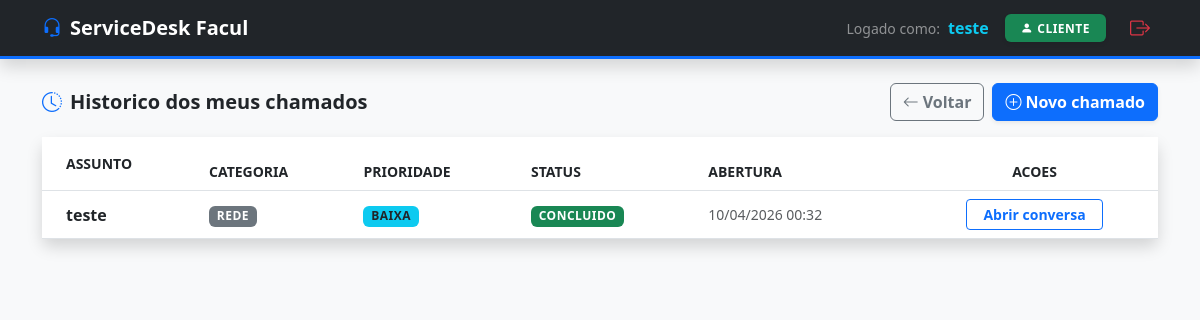
/meus-chamados/ (signed in), run on the app's committed database.
### chamados/models.py (models this page shows, shortened)
class Chamado(models.Model):
    STATUS_CHOICES = [
        ("aberto", "Aberto"),
        ("andamento", "Em andamento"),
        ("concluido", "Concluido"),
    ]
    PRIORIDADE_CHOICES = [
        ("baixa", "Baixa"),
        ("media", "Media"),
        ("alta", "Alta"),
    ]
    CATEGORIA_CHOICES = [
        ("hardware", "Hardware"),
        ("software", "Software"),
        ("rede", "Rede"),
        ("acesso", "Acesso"),
        ("outros", "Outros"),
    ]
    titulo = models.CharField(max_length=100)
    descricao = models.TextField()
    categoria = models.CharField(
        max_length=20, choices=CATEGORIA_CHOICES, default="outros"
    )
    usuario = models.ForeignKey(User, on_delete=models.CASCADE)
    status = models.CharField(max_length=20, choices=STATUS_CHOICES, default="aberto")
    prioridade = models.CharField(max_length=20, choices=PRIORIDADE_CHOICES)
    data_criacao = models.DateTimeField(auto_now_add=True)
    class Meta:
        ordering = ["-data_criacao"]

### chamados/views.py (the view)
@login_required
def historico_chamados_cliente(request):
    if request.user.is_staff or request.user.is_superuser:
        messages.info(
            request,
            "O historico individual e destinado ao perfil cliente.",
        )
        return redirect("lista_chamados")
    chamados = Chamado.objects.filter(usuario=request.user)
    return render(
        request,
        "chamados/meus_chamados/index.html",
        {"chamados": chamados},
    )

### chamados/templates/chamados/meus_chamados/index.html (shortened to what this page needs)
{% load static %}
<!DOCTYPE html>
<html lang="pt-br">
<head>
    <link href="https://cdn.jsdelivr.net/npm/bootstrap@5.3.0/dist/css/bootstrap.min.css" rel="stylesheet">
    <link rel="stylesheet" href="https://cdn.jsdelivr.net/npm/bootstrap-icons@1.11.1/font/bootstrap-icons.css">
</head>
<body class="bg-light">
    <nav class="navbar navbar-dark bg-dark mb-4 shadow">
        <div class="container">
            <a class="navbar-brand fw-bold" href="{% url 'lista_chamados' %}">
                <i class="bi bi-headset me-2 text-primary"></i>ServiceDesk Facul
            </a>
            <div class="text-white d-flex align-items-center">
                <span class="me-2 small text-white-50">Logado como:</span>
                <span class="fw-bold me-3 text-info">{{ user.username }}</span>
                <span class="badge bg-success shadow-sm px-3 py-2">
                    <i class="bi bi-person-fill me-1"></i>CLIENTE
                </span>
                <a href="{% url 'logout_usuario' %}" class="ms-3 btn btn-sm btn-outline-danger border-0 fw-bold">
                    <i class="bi bi-box-arrow-right fs-5"></i>
                </a>
            </div>
        </div>
    </nav>
    <div
        id="caixa-notificacoes"
        class="position-fixed top-0 end-0 p-3"
        style="z-index: 1080; width: min(92vw, 380px);"
    ></div>
    <main class="container">
        <div class="d-flex justify-content-between align-items-center mb-3">
            <h5 class="mb-0 fw-bold text-dark">
                <i class="bi bi-clock-history me-2 text-primary"></i>Historico dos meus chamados
            </h5>
            <div class="d-flex gap-2">
                <a href="{% url 'lista_chamados' %}" class="btn btn-outline-secondary fw-bold">
                    <i class="bi bi-arrow-left me-1"></i>Voltar
                </a>
                <a href="{% url 'criar_chamado' %}" class="btn btn-primary fw-bold shadow-sm">
                    <i class="bi bi-plus-circle me-1"></i>Novo chamado
                </a>
            </div>
        </div>
        <div class="card shadow border-0 rounded-3">
            <div class="card-body p-0">
                <div class="table-responsive">
                    <table class="table table-hover align-middle mb-0">
                        <thead>
                            <tr class="text-secondary small">
                                <th class="ps-4 py-3">ASSUNTO</th>
                                <th>CATEGORIA</th>
                                <th>PRIORIDADE</th>
                                <th>STATUS</th>
                                <th>ABERTURA</th>
                                <th class="text-center">ACOES</th>
                            </tr>
                        </thead>
                        <tbody>
                            {% for chamado in chamados %}
                                <tr>
                                    <td class="ps-4 fw-bold text-dark">{{ chamado.titulo }}</td>
                                    <td><span class="badge bg-secondary">{{ chamado.get_categoria_display }}</span></td>
                                    <td>
                                        {% if chamado.prioridade == 'alta' %}
                                            <span class="badge bg-danger text-white">Alta</span>
                                        {% elif chamado.prioridade == 'media' %}
                                            <span class="badge bg-warning text-dark">Media</span>
                                        {% else %}
                                            <span class="badge bg-info text-dark">Baixa</span>
                                        {% endif %}
                                    </td>
                                    <td>
                                        {% if chamado.status == 'aberto' %}
                                            <span class="badge bg-primary">Aberto</span>
                                        {% elif chamado.status == 'andamento' %}
                                            <span class="badge bg-warning text-dark">Em andamento</span>
                                        {% elif chamado.status == 'concluido' %}
                                            <span class="badge bg-success">Concluido</span>
                                        {% else %}
                                            <span class="badge bg-secondary">Status indefinido</span>
                                        {% endif %}
                                    </td>
                                    <td class="text-muted small">{{ chamado.data_criacao|date:"d/m/Y H:i" }}</td>
                                    <td class="text-center">
                                        <a href="{% url 'detalhe_chamado_cliente' chamado.id %}" class="btn btn-sm btn-outline-primary px-3 fw-bold">
                                            Abrir conversa
                                        </a>
                                    </td>
                                </tr>
                            {% endfor %}
                        </tbody>
                    </table>
                </div>
            </div>
        </div>
    </main>
</body>
</html>

### chamados/templates/chamados/meus_chamados/index.html (style rules this page uses)
.navbar { border-bottom: 3px solid #0d6efd; }
.table thead { background-color: #f1f4f9; }
.badge { font-weight: 600; text-transform: uppercase; letter-spacing: 0.5px; }

### data on the page
Chamado: titulo "teste", categoria "REDE", prioridade "BAIXA", status "CONCLUIDO", data_criacao "10/04/2026 00:32"

### other printed values
{{ user.username }} "teste"
